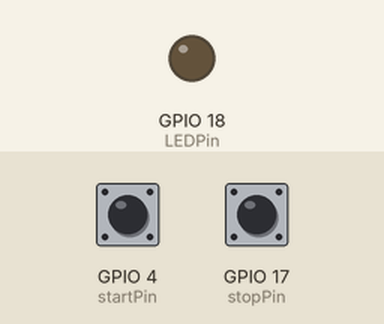
Recording of a program running on a simulated Raspberry Pi (BCM pin numbers). Shown: output pins drawn as LEDs (lit = HIGH). The test bench sets the inputs (shaded band); at power-on: GPIO 4 (startPin) HIGH, GPIO 17 (stopPin) HIGH. No MQTT or app messages arrive unless stated.

Above: at 1.3 s.
1.4 s: GPIO 4 (startPin) pulled LOW for 0.15 s
At 1.9 s:
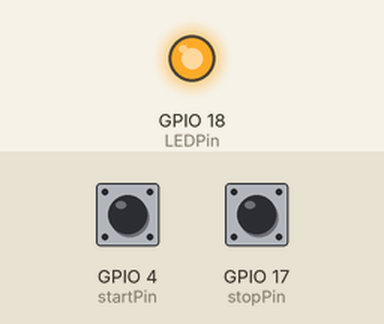
6.0 s: GPIO 17 (stopPin) pulled LOW for 0.15 s
At 6.6 s:
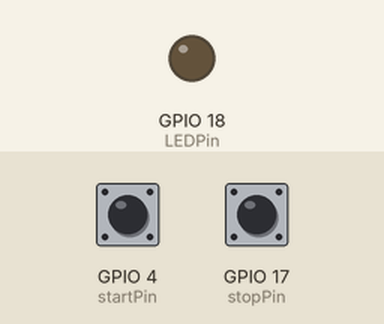
7.6 s: GPIO 4 (startPin) pulled LOW for 1 s
At 9.0 s:
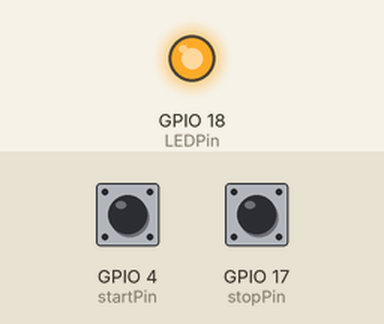
Timing chart, 0 to 10.6 s (numbered marks = the images above; inputs shaded):
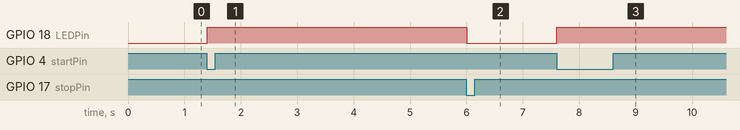

The program:

EX6_5.py
```python
import RPi.GPIO as GPIO
import paho.mqtt.client as mqtt
startPin = 4
stopPin = 17
LEDPin = 18
GPIO.setmode(GPIO.BCM)
GPIO.setup(startPin, GPIO.IN, pull_up_down=GPIO.PUD_UP)
GPIO.setup( stopPin, GPIO.IN, pull_up_down=GPIO.PUD_UP)
GPIO.setup( LEDPin, GPIO.OUT)
GPIO.output(LEDPin, False)
def on_message(client, userdata, msg):
   print(str(msg.topic) + " " + str(msg.payload.decode("utf-8")))
RPiClient = mqtt.Client()
RPiClient.connect("192.168.1.104", 1883)
RPiClient.on_message = on_message
RPiClient.subscribe("ack")
RPiClient.loop_start()
RPiClient.publish('commands', '0')
debounceStart = 0
debounceStop  = 0
maxDebounce   = 100
try:
   while True:
      if GPIO.input(startPin) == 0:
          if debounceStart > maxDebounce:
             GPIO.output(LEDPin, True)
             debounceStart = 0
             RPiClient.publish('commands', '1')
             while GPIO.input(startPin) == 0:
                pass
          else:
              debounceStart += 1
      if GPIO.input(stopPin) == 0:
          if debounceStop > maxDebounce:
              GPIO.output(LEDPin, False)
              debounceStop = 0
              RPiClient.publish('commands', '0')
              while GPIO.input(stopPin) == 0:
                  pass
          else:
              debounceStop += 1
except KeyboardInterrupt:
   print('Exit')
finally:
   GPIO.cleanup()
```

Measured:
- after the input at 1.4 s, GPIO 18 (LEDPin): LOW → HIGH at once
- after the input at 6.0 s, GPIO 18 (LEDPin): HIGH → LOW at once
- after the input at 7.6 s, GPIO 18 (LEDPin): LOW → HIGH at once
